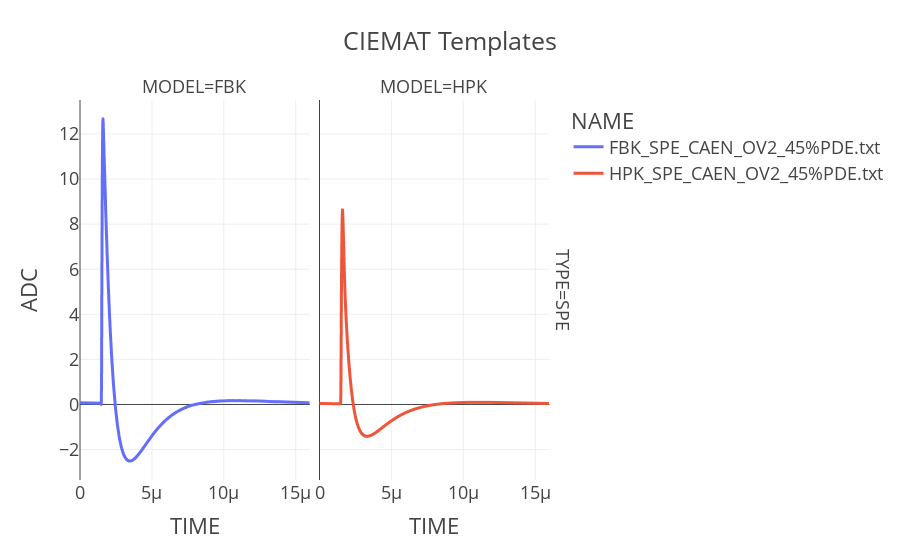

Here is the notebook cell this chart was saved with:
### Code cell
ciemat_df = pd.DataFrame(ciemat_template_dict_list).explode(["ADC","TIME"])
fig = px.line(ciemat_df[ciemat_df["TYPE"]=="SPE"],x="TIME",y="ADC",color="NAME",facet_col="MODEL",facet_row="TYPE",title="CIEMAT Templates")
fig.update_layout(template="presentation")
fig.show()

### Figure 1 — Plotly figure (JSON) as saved in the notebook; plotly's stock layout.template omitted (floating-point values rounded to 4 significant figures; data arrays with more than 128 entries replaced by an {"elided": "..."} marker saying what was removed)
{"data": [{"hovertemplate": "NAME=FBK_SPE_CAEN_OV2_45%PDE.txt<br>TYPE=SPE<br>MODEL=FBK<br>TIME=%{x}<br>ADC=%{y}<extra></extra>", "legendgroup": "FBK_SPE_CAEN_OV2_45%PDE.txt", "line": {"color": "#636efa", "dash": "solid"}, "marker": {"symbol": "circle"}, "mode": "lines", "name": "FBK_SPE_CAEN_OV2_45%PDE.txt", "showlegend": true, "type": "scattergl", "x": {"elided": "1000 float values"}, "xaxis": "x", "y": {"elided": "1000 float values"}, "yaxis": "y"}, {"hovertemplate": "NAME=HPK_SPE_CAEN_OV2_45%PDE.txt<br>TYPE=SPE<br>MODEL=HPK<br>TIME=%{x}<br>ADC=%{y}<extra></extra>", "legendgroup": "HPK_SPE_CAEN_OV2_45%PDE.txt", "line": {"color": "#EF553B", "dash": "solid"}, "marker": {"symbol": "circle"}, "mode": "lines", "name": "HPK_SPE_CAEN_OV2_45%PDE.txt", "showlegend": true, "type": "scattergl", "x": {"elided": "1000 float values"}, "xaxis": "x2", "y": {"elided": "1000 float values"}, "yaxis": "y2"}], "layout": {"annotations": [{"font": {}, "showarrow": false, "text": "MODEL=FBK", "x": 0.24, "xanchor": "center", "xref": "paper", "y": 1, "yanchor": "bottom", "yref": "paper"}, {"font": {}, "showarrow": false, "text": "MODEL=HPK", "x": 0.74, "xanchor": "center", "xref": "paper", "y": 1, "yanchor": "bottom", "yref": "paper"}, {"font": {}, "showarrow": false, "text": "TYPE=SPE", "textangle": 90, "x": 0.98, "xanchor": "left", "xref": "paper", "y": 0.5, "yanchor": "middle", "yref": "paper"}], "legend": {"title": {"text": "NAME"}, "tracegroupgap": 0}, "title": {"text": "CIEMAT Templates"}, "xaxis": {"anchor": "y", "domain": [0, 0.48], "title": {"text": "TIME"}}, "xaxis2": {"anchor": "y2", "domain": [0.5, 0.98], "matches": "x", "title": {"text": "TIME"}}, "yaxis": {"anchor": "x", "domain": [0, 1], "title": {"text": "ADC"}}, "yaxis2": {"anchor": "x2", "domain": [0, 1], "matches": "y", "showticklabels": false}}}
